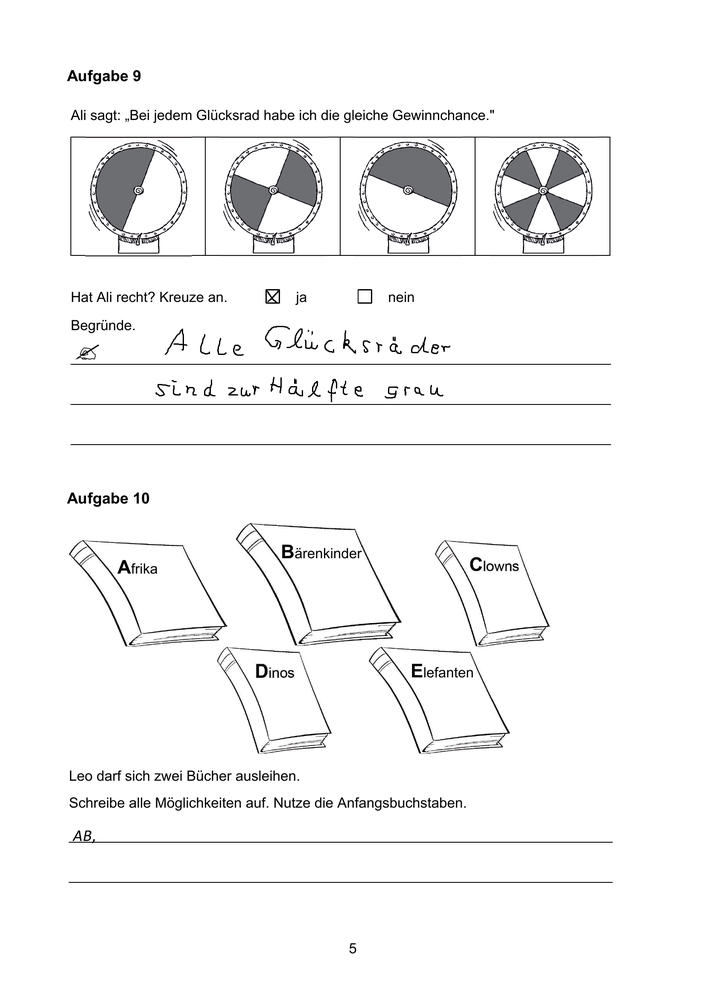
#> input picture src/backend/testbob.png, 706 x 999 px, shrunk from 1654 x 2339 before the run
$ python -i checkboxchecker.py   (imports and definitions only)
#> lines starting #> are read from the running program, lines starting #| are printed output that depends on the picture; after the words box and inside, x2 and y2 are one past the last pixel; in counts of white or black regions, pixels touching at a corner belong together
#> further down, picture is the input picture: shape (999, 706, 3); mean B, G, R 245.3, 245.2, 245.2
import cv2 as cv
import itertools


'''
This function will accept a picture as a numpy array.
You can load a picture as an array by using imageio.

'''
# get the big boxes out the little ones.
def __checkbox_checker(boxes):
    if len(boxes) <= 1:
        return boxes
    tempbox = []
# checking if any boxes are intersecting to make big boxes out of them.
    for box in boxes:
        add = True
        for rec in boxes:
            t = intersection(box, rec)
            if t == None or (t[0] == rec[0] and t[1] == rec[1] and t[2] == rec[2] and t[3] == rec[3]):
                continue
            else:
                box = union(box, rec)
                add = False
        if add:
            tempbox.append(box)
    sorted(tempbox)
    newbox = list(tempbox for tempbox,_ in itertools.groupby(tempbox))

    return newbox

def sortCheckboxes(boxes):
    pass

# combines two rectangels to a bigger one.
def union(a,b):
  x = min(a[0], b[0])
  y = min(a[1], b[1])
  w = max(a[0], b[2])
  h = max(a[3], b[3])
  return [x, y, w, h]

# function to check if two rectangels are intersecting.
# the return value of x,y,w,h is just to be able to make something else with thie function.
def intersection(a,b):
  x = max(a[0], b[0])
  y = max(a[1], b[1])
  w = min(a[2], b[2])
  h = min(a[3], b[3])
  if w - x >= 0 and h - y >= 0:
      return [x, y, w, h]
  return

def find_checkboxes(picture, margin=26):
#> called with margin = 26
    if margin == 0: margin = 1
    original = picture
    image = original.copy()

    cksize =  3 * margin

    drawing = image.copy()

    gray = cv.cvtColor(image, cv.COLOR_BGR2GRAY)

    _, bin_img = cv.threshold(gray, 0, 255,  cv.THRESH_OTSU)
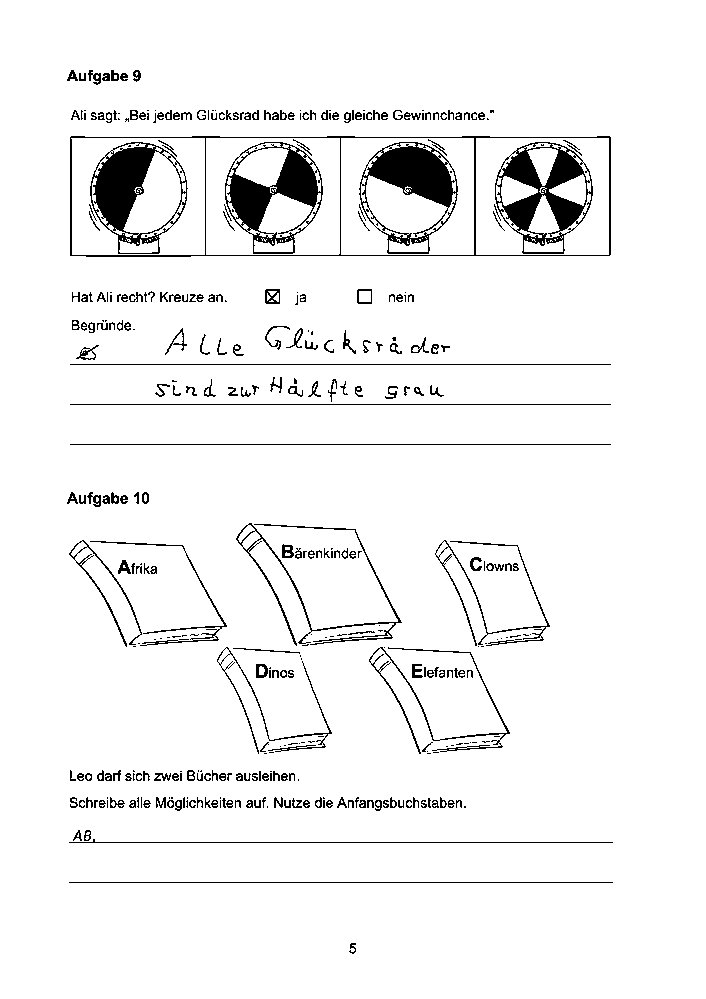
#> bin_img: shape (999, 706); 94.8% white; 379 black regions (132 under 20 px), largest, box (x1, y1, x2, y2) and area: (495, 142, 593, 254) 4279, (359, 142, 458, 254) 4179, (225, 142, 323, 254) 4167
    bin_img = ~bin_img

    line_min_width = margin
    kernal_h = cv.getStructuringElement(cv.MORPH_RECT, (1,line_min_width))
    kernal_v = cv.getStructuringElement(cv.MORPH_RECT, (line_min_width,1))

    bin_img_h = cv.morphologyEx(bin_img, cv.MORPH_OPEN, kernal_h)
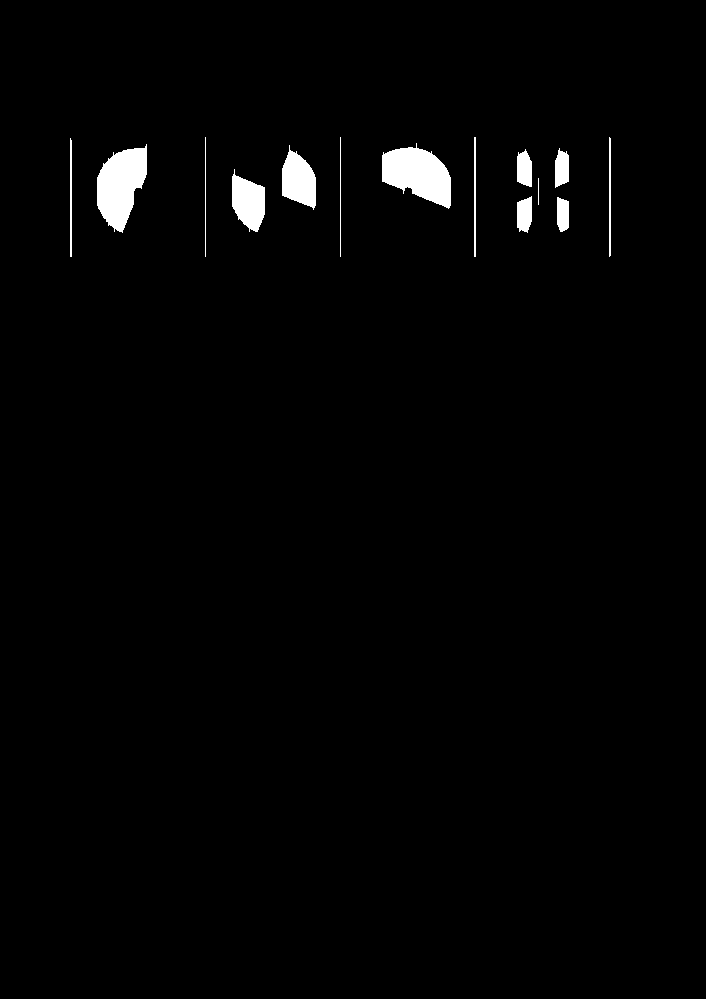
#> bin_img_h: shape (999, 706); 1.6% white; 14 white regions, largest, box (x1, y1, x2, y2) and area: (97, 144, 147, 233) 2892, (382, 143, 451, 209) 2879, (282, 145, 316, 210) 1458
    bin_img_v = cv.morphologyEx(bin_img, cv.MORPH_OPEN, kernal_v)
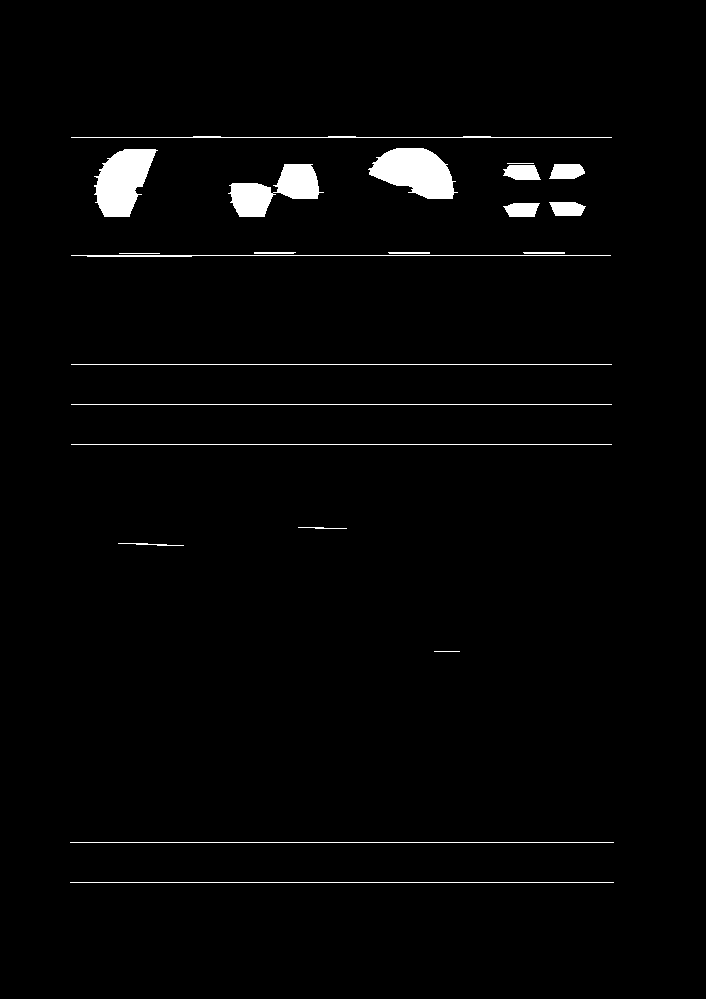
#> bin_img_v: shape (999, 706); 2.1% white; 22 white regions, largest, box (x1, y1, x2, y2) and area: (368, 148, 458, 199) 2987, (94, 149, 158, 217) 2818, (228, 164, 324, 217) 2488

    bin_img_final = bin_img_h | bin_img_v
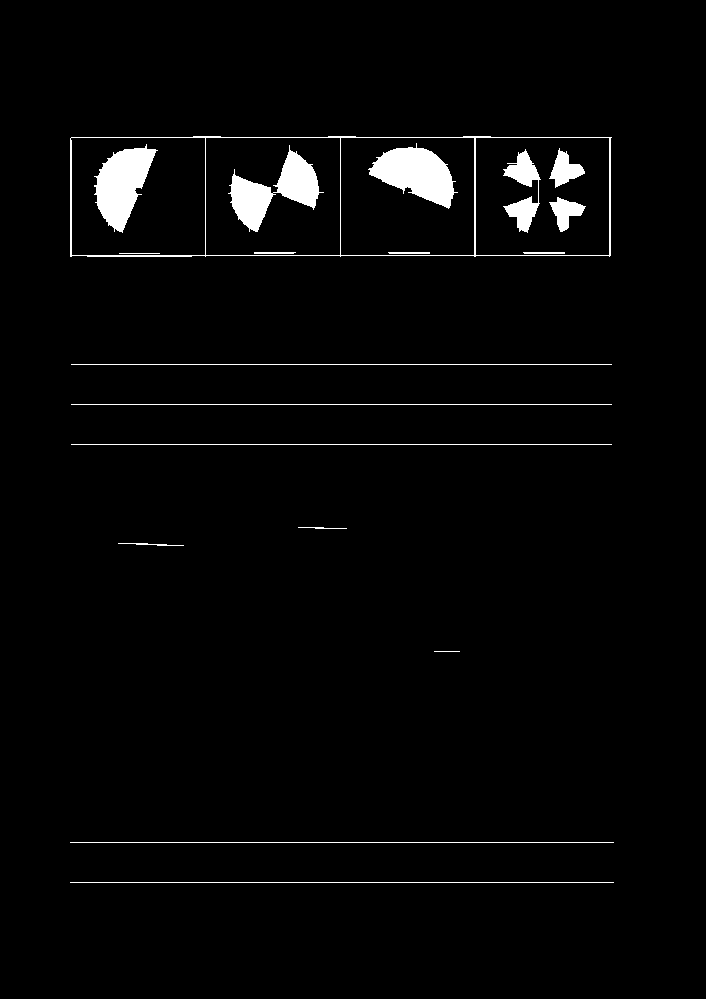
#> bin_img_final: shape (999, 706); 2.5% white; 19 white regions

    contours, hierarchy = cv.findContours(bin_img_final, cv.RETR_TREE, cv.CHAIN_APPROX_SIMPLE)
#> contours = 23 contours, 8 with area under 20; largest, box (x1, y1, x2, y2) and area: (70, 136, 612, 257) 63916, (205, 137, 341, 256) 15928, (70, 137, 206, 256) 15812, (475, 137, 610, 256) 15810, (340, 137, 475, 256) 15810

    checkboxes = []

    for i in range(len(contours)):
        color = (0,0,255)
        myvar1 = cv.arcLength(contours[i], True)
        approx = cv.approxPolyDP(contours[i], 0.02 * myvar1, True)
        (x,y,w,h) = cv.boundingRect(approx)
        aspect_ratio = float(w) / h
        if aspect_ratio >= 0.8 and aspect_ratio <= 1.2 and (w + h) < cksize:
            checkboxes.append([x,y,x+w,y+h])
#> this loop made 23 passes
#> (myvar1, approx, x, y, w, h, aspect_ratio) on passes 1 to 8: (1086, [[70, 882], [613, 882]], 70, 882, 544, 1, 544), (1086, [[70, 842], [613, 842]], 70, 842, 544, 1, 544), (50, [[434, 651], [459, 651]], 434, 651, 26, 1, 26), (131.7, [[118, 543], [183, 545]], 118, 543, 66, 3, 22), (96.83, [[298, 527], [346, 528]], 298, 527, 49, 2, 24.5), (1080, [[71, 444], [611, 444]], 71, 444, 541, 1, 541), (1080, [[71, 404], [611, 404]], 71, 404, 541, 1, 541), (1080, [[71, 364], [611, 364]], 71, 364, 541, 1, 541)
#> (myvar1, x, y, w, h, aspect_ratio) on passes 12, 13, 14, 17, 20, 23: (122.4, 549, 197, 37, 35, 1.06), (329.1, 503, 149, 38, 84, 0.452), (131.5, 549, 148, 36, 40, 0.9), (298.4, 368, 143, 90, 66, 1.36), (409.6, 230, 145, 94, 87, 1.08), (297.3, 94, 144, 64, 89, 0.719)
#> after the loop, checkboxes = [[549, 197, 586, 232], [549, 148, 585, 188]]

    checkboxes = __checkbox_checker(checkboxes)
#> the loop in __checkbox_checker, `for box in boxes:` made 2 passes
    checkboxes = sortCheckboxes(checkboxes)
#> checkboxes = [[549, 148, 585, 188], [549, 197, 586, 232]]
    i=1
    for box in checkboxes:
        cv.rectangle(drawing, (box[0],box[1]), (box[2], box[3]), (0,0,255),2)
        cv.putText(drawing, str(i), (box[0], box[1]-10), cv.FONT_HERSHEY_SIMPLEX, 0.9, color, 2)
        b = countCheckboxPixels(box, drawing)
        cv.putText(drawing, str(b), (box[0]-int(margin), box[1]+int(margin)), cv.FONT_HERSHEY_SIMPLEX, 0.9, color, 2)
        i += 1
#> this loop made 2 passes
#> (box, w in countCheckboxPixels, h in countCheckboxPixels, pixels in countCheckboxPixels, white_pixels in countCheckboxPixels, filled in countCheckboxPixels, b, i) on passes 1 to 2: ([549, 148, 585, 188], 40, 36, 1440, 1067, 0.741, 'x', 2), ([549, 197, 586, 232], 35, 37, 1295, 981, 0.758, 'x', 3)
#> pass 1, in countCheckboxPixels, `roi = cv.threshold(roi, 220, 255, cv.THRESH_BINARY_INV)[1]`:
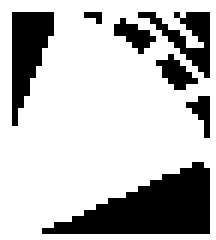
#> roi: shape (40, 36) (shown 6 times larger); 74.1% white; 7 black regions (2 under 20 px), largest, box (x1, y1, x2, y2) and area: (7, 27, 35, 39) 185, (2, 2, 9, 21) 79, (23, 2, 35, 13) 50, (26, 9, 33, 15) 21, (19, 3, 26, 9) 20
#> pass 2, in countCheckboxPixels (call 2), `roi = img[checkbox[1]:checkbox[3], checkbox[0]:checkbox[2]]`:
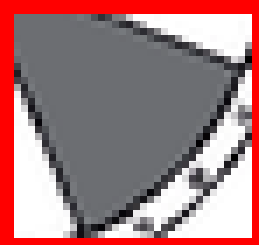
#> roi: shape (35, 37, 3) (shown 7 times larger); mean B, G, R 126.7, 124.3, 164.4
#> after the loop:
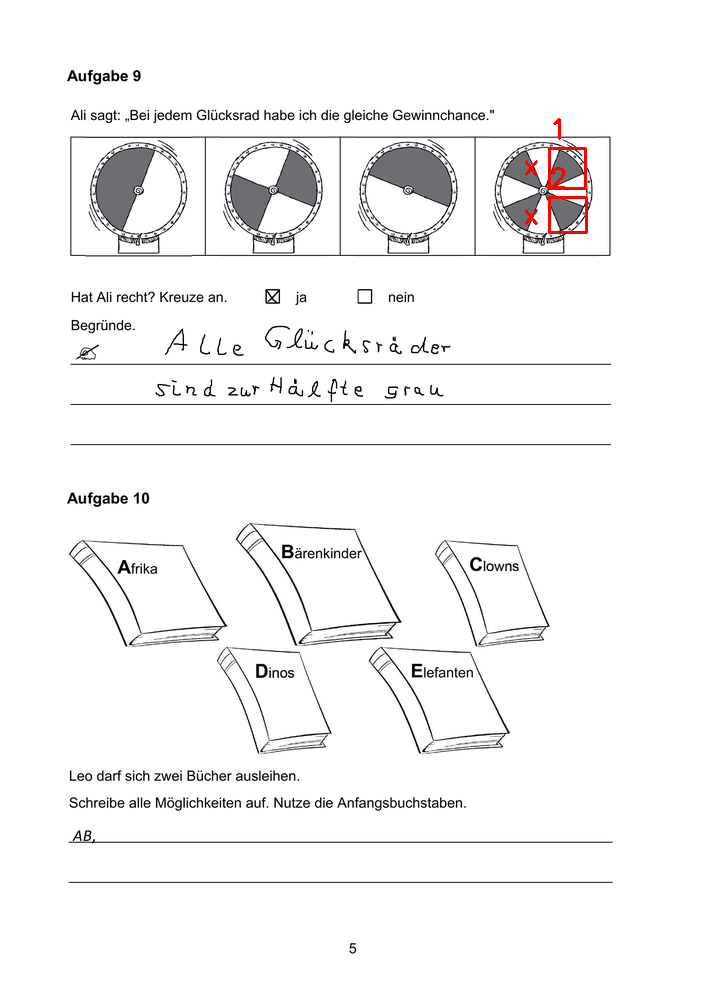
#> drawing: shape (999, 706, 3); 0.18% of pixels changed, all inside (x1, y1, x2, y2) = (525, 118, 588, 234)
#> after the loop, i = 3
    return checkboxes, drawing

def countCheckboxPixels(checkbox, img):
    # get the region of interest by cropping it out of the array
    roi = img[checkbox[1]:checkbox[3], checkbox[0]:checkbox[2]]
    # from coloful to gray
    roi = cv.cvtColor(roi, cv.COLOR_BGR2GRAY)
    # from gray to black and white
    roi = cv.threshold(roi, 220, 255, cv.THRESH_BINARY_INV)[1]
    # counting the pixels in the roi
    (w,h) = roi.shape
    pixels = w*h
    # counting the white pixels. thanks to the THRESH_BINARY_INV white is now black :)
    white_pixels = cv.countNonZero(roi)
    # how much is filled and return the answer
    filled = white_pixels/pixels
    if filled <= 0.4:
        return 'o'
    elif  0.4 < filled < 0.85:
        return 'x'
    else:
        return 'm'


def sortCheckboxes(boxes):
    return sorted(boxes, key=lambda box: [box[1], box[0]])


>>> import cv2
>>> picture = cv2.imread('../testbob.png')
>>> result = find_checkboxes(picture)
